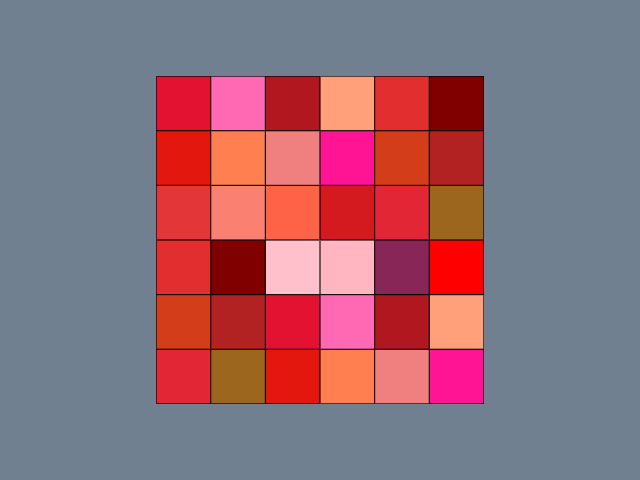

Here is the Python script that generated this plot:
#!/usr/bin/env python

# Create custom vtkColorSeries from VTK named colors and display them on a plane.


# Factory overrides: importing these modules registers the OpenGL rendering
# and interaction style implementations for vtkRenderingCore factory classes.
import vtkmodules.vtkInteractionStyle  # noqa: F401
import vtkmodules.vtkRenderingOpenGL2  # noqa: F401

# VTK pipeline classes used in this example
from vtkmodules.vtkCommonColor import (
    vtkColorSeries,
    vtkNamedColors,
)
from vtkmodules.vtkCommonCore import (
    vtkFloatArray,
    vtkLookupTable,
)
from vtkmodules.vtkFiltersSources import vtkPlaneSource
from vtkmodules.vtkRenderingCore import (
    vtkActor,
    vtkPolyDataMapper,
    vtkRenderWindow,
    vtkRenderWindowInteractor,
    vtkRenderer,
)

# Colors (normalized RGB)
slate_gray = (0.439, 0.502, 0.565)

# Color series definitions: scheme name → list of VTK named color strings
COLOR_SERIES = {
    "Blue": ("VTKBlueColors", [
        "alice_blue", "blue", "blue_light", "blue_medium", "cadet", "cobalt",
        "cornflower", "cerulean", "dodger_blue", "indigo", "manganese_blue",
        "midnight_blue", "navy", "peacock", "powder_blue", "royal_blue",
        "slate_blue", "slate_blue_dark", "slate_blue_light", "slate_blue_medium",
        "sky_blue", "sky_blue_deep", "sky_blue_light", "steel_blue",
        "steel_blue_light", "turquoise_blue", "ultramarine",
    ]),
    "Brown": ("VTKBrownColors", [
        "beige", "brown", "brown_madder", "brown_ochre", "burlywood",
        "burnt_sienna", "burnt_umber", "chocolate", "deep_ochre", "flesh",
        "flesh_ochre", "gold_ochre", "greenish_umber", "khaki", "khaki_dark",
        "light_beige", "peru", "rosy_brown", "raw_sienna", "raw_umber",
        "sepia", "sienna", "saddle_brown", "sandy_brown", "tan", "van_dyke_brown",
    ]),
    "Red": ("VTKRedColors", [
        "alizarin_crimson", "brick", "cadmium_red_deep", "coral", "coral_light",
        "deep_pink", "english_red", "firebrick", "geranium_lake", "hot_pink",
        "indian_red", "light_salmon", "madder_lake_deep", "maroon", "pink",
        "pink_light", "raspberry", "red", "rose_madder", "salmon", "tomato",
        "venetian_red",
    ]),
    "Orange": ("VTKOrangeColors", [
        "cadmium_orange", "cadmium_red_light", "carrot", "dark_orange",
        "mars_orange", "mars_yellow", "orange", "orange_red", "yellow_ochre",
    ]),
    "White": ("VTKWhiteColors", [
        "antique_white", "azure", "bisque", "blanched_almond", "cornsilk",
        "eggshell", "floral_white", "gainsboro", "ghost_white", "honeydew",
        "ivory", "lavender", "lavender_blush", "lemon_chiffon", "linen",
        "mint_cream", "misty_rose", "moccasin", "navajo_white", "old_lace",
        "papaya_whip", "peach_puff", "seashell", "snow", "thistle",
        "titanium_white", "wheat", "white", "white_smoke", "zinc_white",
    ]),
    "Grey": ("VTKGreyColors", [
        "cold_grey", "dim_grey", "grey", "light_grey", "slate_grey",
        "slate_grey_dark", "slate_grey_light", "warm_grey",
    ]),
    "Magenta": ("VTKMagentaColors", [
        "blue_violet", "cobalt_violet_deep", "magenta", "orchid", "orchid_dark",
        "orchid_medium", "permanent_red_violet", "plum", "purple",
        "purple_medium", "ultramarine_violet", "violet", "violet_dark",
        "violet_red", "violet_red_medium", "violet_red_pale",
    ]),
    "Cyan": ("VTKCyanColors", [
        "aquamarine", "aquamarine_medium", "cyan", "cyan_white", "turquoise",
        "turquoise_dark", "turquoise_medium", "turquoise_pale",
    ]),
    "Yellow": ("VTKYellowColors", [
        "aureoline_yellow", "banana", "cadmium_lemon", "cadmium_yellow",
        "cadmium_yellow_light", "gold", "goldenrod", "goldenrod_dark",
        "goldenrod_light", "goldenrod_pale", "light_goldenrod", "melon",
        "naples_yellow_deep", "yellow", "yellow_light",
    ]),
    "Green": ("VTKGreenColors", [
        "chartreuse", "chrome_oxide_green", "cinnabar_green", "cobalt_green",
        "emerald_green", "forest_green", "green", "green_dark", "green_pale",
        "green_yellow", "lawn_green", "lime_green", "mint", "olive",
        "olive_drab", "olive_green_dark", "permanent_green", "sap_green",
        "sea_green", "sea_green_dark", "sea_green_medium", "sea_green_light",
        "spring_green", "spring_green_medium", "terre_verte", "viridian_light",
        "yellow_green",
    ]),
}

# Select the color series
series_name = "Red"

nc = vtkNamedColors()
scheme_name, color_names = COLOR_SERIES[series_name]

# Build the vtkColorSeries from named colors
color_series = vtkColorSeries()
color_series.SetColorSchemeByName(scheme_name)
for name in color_names:
    color_series.AddColor(nc.GetColor3ub(name))

num_colors = color_series.GetNumberOfColors()
print(f"Number of colors: {num_colors}")

# Source: generate a 6×6 plane
x_res, y_res = 6, 6
plane = vtkPlaneSource()
plane.SetXResolution(x_res)
plane.SetYResolution(y_res)
table_size = x_res * y_res + 1

# Cell data: assign increasing scalar values
cell_data = vtkFloatArray()
for i in range(x_res * y_res):
    cell_data.InsertNextValue(i)
plane.Update()
plane.GetOutput().GetCellData().SetScalars(cell_data)

# Lookup table: populate from the color series
lut = vtkLookupTable()
lut.SetNumberOfTableValues(table_size)
lut.SetTableRange(0, table_size)
for i in range(table_size):
    color = color_series.GetColorRepeating(i)
    lut.SetTableValue(i, color.GetRed() / 255.0, color.GetGreen() / 255.0,
                      color.GetBlue() / 255.0, 1.0)

# Mapper: map cell scalars through the lookup table
mapper = vtkPolyDataMapper()
mapper.SetLookupTable(lut)
mapper.SetInputConnection(plane.GetOutputPort())
mapper.SetScalarModeToUseCellData()
mapper.SetScalarRange(0, table_size)

# Actor: assign the mapped geometry with visible edges
actor = vtkActor()
actor.SetMapper(mapper)
actor.GetProperty().EdgeVisibilityOn()

# Renderer: assemble the scene and configure the camera
renderer = vtkRenderer()
renderer.AddActor(actor)
renderer.SetBackground(slate_gray)

# Window: display the rendered scene
render_window = vtkRenderWindow()
render_window.AddRenderer(renderer)
render_window.SetWindowName("create color series demo")
render_window.SetMultiSamples(0)
render_window.SetSize(640, 480)

# Interactor: handle mouse and keyboard events
render_window_interactor = vtkRenderWindowInteractor()
render_window_interactor.SetRenderWindow(render_window)

# Launch the interactive visualization
render_window_interactor.Initialize()
render_window_interactor.Start()
